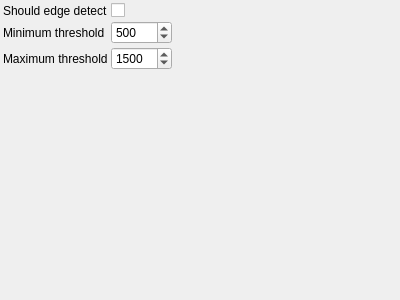
<?xml version="1.0" encoding="UTF-8"?>
<ui version="4.0">
 <class>CannyParametersControlWidget</class> 
 <widget class="QWidget" name="CannyParametersControlWidget">
  <property name="geometry">
   <rect>
    <x>0</x>
    <y>0</y>
    <width>400</width>
    <height>300</height>
   </rect>
  </property>
  <property name="windowTitle">
   <string>CannyParameters</string>
  </property>
  <layout class="QGridLayout" name="gridLayout">
   <property name="margin">
    <number>3</number>
   </property>
   <property name="spacing">
    <number>3</number>
   </property>
    <item row="0" column="0">
     <widget class="QLabel" name="label_0">
       <property name="text">
         <string>Should edge detect</string>
       </property>
     </widget>
    </item>
    <item row="0" column="1">
     <widget class="QCheckBox" name="shouldEdgeDetectCheckBox">
       <property name="toolTip">
         <string>Should edge detect</string>
       </property>
       <property name="checked">
           <bool>0</bool>
       </property>
     </widget>
    </item>
    <item row="1" column="0">
     <widget class="QLabel" name="label_1">
       <property name="text">
         <string>Minimum threshold</string>
       </property>
     </widget>
    </item>
    <item row="1" column="1">
     <widget class="QSpinBox" name="minimumThresholdSpinBox">
       <property name="toolTip">
         <string>Minimum threshold</string>
       </property>
       <property name="minimum">
        <number>0</number>
       </property>
       <property name="maximum">
        <number>10000</number>
       </property>
       <property name="singleStep">
        <number>1</number>
       </property>
       <property name="value">
        <number>500</number>
       </property>
     </widget>
    </item>
    <item row="2" column="0">
     <widget class="QLabel" name="label_2">
       <property name="text">
         <string>Maximum threshold</string>
       </property>
     </widget>
    </item>
    <item row="2" column="1">
     <widget class="QSpinBox" name="maximumThresholdSpinBox">
       <property name="toolTip">
         <string>Maximum threshold</string>
       </property>
       <property name="minimum">
        <number>0</number>
       </property>
       <property name="maximum">
        <number>10000</number>
       </property>
       <property name="singleStep">
        <number>1</number>
       </property>
       <property name="value">
        <number>1500</number>
       </property>
     </widget>
    </item>
   <item row="3" column="0">
    <spacer name="verticalSpacer">
     <property name="orientation">
      <enum>Qt::Vertical</enum>
     </property>
     <property name="sizeHint" stdset="0">
      <size>
       <width>0</width>
       <height>0</height>
      </size>
     </property>
    </spacer>
   </item>
   <item row="3" column="2">
    <spacer name="horizontalSpacer">
     <property name="orientation">
      <enum>Qt::Horizontal</enum>
     </property>
     <property name="sizeHint" stdset="0">
      <size>
       <width>0</width>
       <height>0</height>
      </size>
     </property>
    </spacer>
   </item>
  </layout>
 </widget>
 <layoutdefault spacing="3" margin="3"/>
 <resources/>
 <connections>
  <connection>
   <sender>shouldEdgeDetectCheckBox</sender>
   <signal>stateChanged(int)</signal>
   <receiver>CannyParametersControlWidget</receiver>
   <slot>changeParameters()</slot>
  </connection>
  <connection>
   <sender>minimumThresholdSpinBox</sender>
   <signal>valueChanged(int)</signal>
   <receiver>CannyParametersControlWidget</receiver>
   <slot>changeParameters()</slot>
  </connection>
  <connection>
   <sender>maximumThresholdSpinBox</sender>
   <signal>valueChanged(int)</signal>
   <receiver>CannyParametersControlWidget</receiver>
   <slot>changeParameters()</slot>
  </connection>
 </connections>
 <slots>
  <slot>changeParameters()</slot>
 </slots>
 <customwidgets>
 </customwidgets>
</ui>
